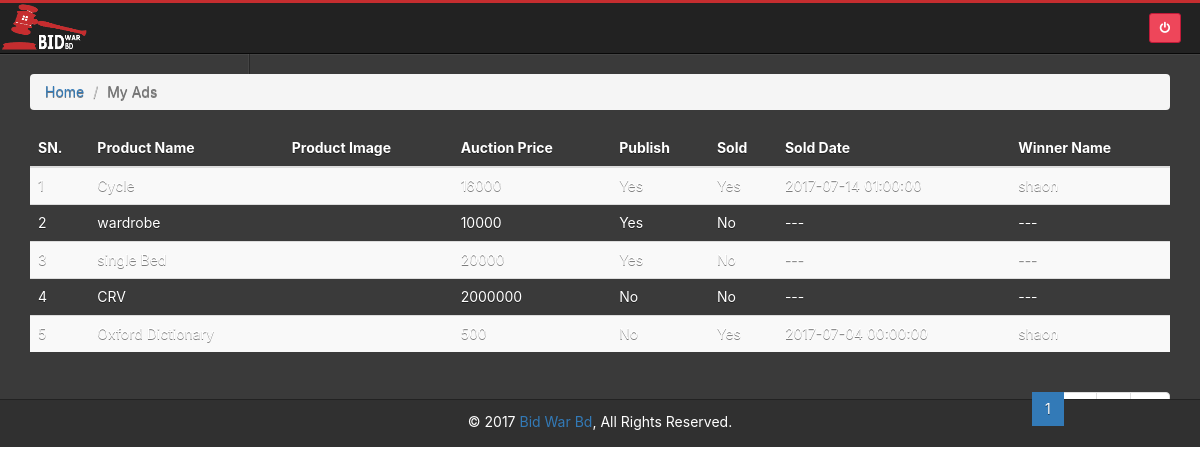
Page /my-ads.php (signed in) on the committed database.
### tables this page shows
CREATE TABLE IF NOT EXISTS `product` (
`id` int(11) NOT NULL,
  `category_id` int(11) NOT NULL,
  `user_id` int(11) NOT NULL,
  `product_name` varchar(30) NOT NULL,
  `product_description` varchar(200) NOT NULL,
  `product_launch_date` datetime DEFAULT NULL,
  `product_end_date` datetime NOT NULL,
  `product_image` varchar(500) NOT NULL,
  `product_price` int(30) NOT NULL,
  `sold_date` date NOT NULL,
  `bid_winner_user_id` int(11) NOT NULL,
  `approved` varchar(15) DEFAULT NULL
);

CREATE TABLE IF NOT EXISTS `users` (
`id` int(11) NOT NULL,
  `name` varchar(50) NOT NULL,
  `email` varchar(30) NOT NULL,
  `password` varchar(50) NOT NULL,
  `mobile` varchar(20) NOT NULL,
  `district` varchar(50) NOT NULL,
  `address` varchar(50) NOT NULL,
  `city` varchar(30) NOT NULL,
  `zipcode` varchar(30) NOT NULL,
  `image` varchar(500) NOT NULL,
  `amount` int(30) NOT NULL,
  `ban` varchar(20) DEFAULT NULL,
  `approved` varchar(15) DEFAULT NULL,
  `transaction_id` varchar(500) NOT NULL,
  `user_cash` int(11) NOT NULL,
  `trans_approved` varchar(11) DEFAULT NULL
);

### BidWarBd/Item.php (called while the page is built, shortened)
<?php
class Item
{
    public $user_id;
    public $conn;
    public function __construct()
    {
        $this->conn = mysqli_connect("localhost", "root", '', "bidwarbd");
    }
    public function prepare($data = array())
    {
        if (array_key_exists('user_id', $data)) {
            $this->user_id = $data['user_id'];
        };
    }
    public function countForLoadUserAds()
    {
        $query = "SELECT COUNT(*) AS totalItem FROM `product` where user_id = " . $this->user_id;
        $result = mysqli_query($this->conn, $query);
        $row = mysqli_fetch_assoc($result);
        return $row['totalItem'];
    }
    public function paginateforUserAllAds($pageStartFrom = 0, $Limit = 5)
    {
        $userAllAd = array();
        $query = "SELECT product.id as 'productId1', product_name, product_image, product_price
 , product.approved FROM `users` INNER JOIN product on users.id = product.user_id WHERE users.id =
        '" . $this->user_id . "' LIMIT " . $pageStartFrom . "," . $Limit;
        $result = mysqli_query($this->conn, $query);
        while ($row = mysqli_fetch_assoc($result)) {
            $userAllAd[] = $row;
        }
        return $userAllAd;
    }
    public function getMyAdsData() {
        $userAllAd = array();
        $query = "SELECT u1.name as 'sales_person', u1.mobile, p.id as 'product_id',
   p.product_name, p.product_image, p.product_price, p.product_description,
   p.product_launch_date,p.product_end_date, pb.id as 'bid_id', u2.name as
  'bidder_name', pb.bid_amount as winning_price, pb.bid_time FROM `product_bid`
   as pb JOIN Product as p ON (pb.product_id = p.id) JOIN users u1 on (p.user_id = " . $this->user_id . ")
   JOIN users u2 on (pb.user_id = u2.id) WHERE pb.bid_amount in (select max(bid_amount)
  from product_bid group by product_id) And p.product_end_date < now() group by pb.product_id";
        $result = mysqli_query($this->conn, $query);
        while ($row = mysqli_fetch_assoc($result)) {
            $userAllAd[] = $row;
        }
        return $userAllAd;
    }
}

### my-ads.php (the view, shortened to what this page needs)
<?php
include_once 'inc/header.php';
?>
<?php
$items = new Item();
$user_id['user_id'] = $_SESSION['id'];
$items->prepare($user_id);
$itemPerPage = $_SESSION['itemPerPage'];
$totalItem = $items->countForLoadUserAds();
$totalPage = ceil($totalItem / $itemPerPage);
$pagination = "";
if (array_key_exists('pageNumber', $_GET)) {
    $pageNumber = $_GET['pageNumber'];
} else {
    $pageNumber = 1;
}
if ($totalPage > 1) {
    for ($i = 1; $i <= $totalPage; $i++) {
        $class = ($pageNumber == $i) ? "active" : "";
        $pagination .= "<li class='$class'><a href=my-ads.php?pageNumber=$i' >$i</a></li>";
    }
}
$pageStartFrom = $itemPerPage * ($pageNumber - 1);
$allUserItems = $items->paginateforUserAllAds($pageStartFrom, $itemPerPage);
$allUserItems2 = $items->getMyAdsData();
$sl = 1;
$found = 0;
?>
<section class="container-fluid">
    <div class="container">
        <div class="row">
            <div class="col-lg-12 col-md-12 col-sm-12 col-xs-12">
                <ol class="breadcrumb breadcrumb-arrow">
                    <li><a href="index.html">Home</a></li>
                    <li class="active"><span>My Ads</span></li>
                </ol>
            </div>
        </div>
        <div class="row">
            <div class="col-md-12">
                <div class="table-responsive">
                    <table id="mytable" class="table table-bordred table-striped">
                        <thead>
                        <th>SN.</th>
                        <th>Product Name</th>
                        <th>Product Image</th>
                        <th>Auction Price</th>
                        <th>Publish</th>
                        <th>Sold</th>
                        <th>Sold Date</th>
                        <th>Winner Name</th>
                        </thead>
                        <tbody>
                        <?php foreach ($allUserItems as $item) {
                            ?>
                            <tr>
                                <td><?php echo $sl++ ?></td>
                                <td><?php echo $item['product_name'] ?></td>
                                <td><img src="assets/images/uploaded_items/<?php echo $item['product_image']; ?>" alt=""
                                         style="max-width:100px;max-height: 100px;"/></td>
                                <td><?php echo $item['product_price'] ?></td>
                                <?php
                                if (is_null($item['approved'])) { ?>
                                    <td>No</td>
                                <?php } else { ?>
                                    <td>Yes</td>
                                <?php } ?>
                                <?php
                                foreach ($allUserItems2 as $item2) {
                                    if ($item['productId1'] == $item2['product_id']) { ?>
                                        <?php $found = 1;
                                        $soldDate = $item2['product_end_date'];
                                        $winnerName = $item2['bidder_name'];
                                        break;
                                    } else {
                                        $found = 0; ?>
                                    <?php }
                                } ?>
                                <?php if ($found == 1) { ?>
                                    <td>Yes</td>
                                    <td><?=$soldDate?></td>
                                    <td><?=$winnerName?></td>
                                <?php } else { ?>
                                    <td>No</td>
                                    <td>---</td>
                                    <td>---</td> <?php } ?>
                            </tr>
                            <?php
                        } ?>
                        </tbody>
                    </table>
                    <ul class="pagination pull-right">
                        <?php echo $pagination ?>
                    </ul>
                </div>
            </div>
        </div>
    </div>
</section>
<?php include_once 'inc/footer.php'; ?>

### admin/inc/header.php (shortened to what this page needs)
<!DOCTYPE html>
<html>
<head>
    <link href="assets/css/bootstrap.min.css" rel="stylesheet" type="text/css"/>
    <link href="assets/css/dataTables.bootstrap.min.css" rel="stylesheet" type="text/css"/>
    <link href="assets/css/responsive.bootstrap.min.css" rel="stylesheet" type="text/css"/>
    <link href="assets/css/font-awesome.min.css" rel="stylesheet" type="text/css"/>
    <link href="assets/css/bootstrap-datetimepicker.min.css" rel="stylesheet" type="text/css"/>
    <link href="assets/css/main.css" rel="stylesheet" type="text/css"/>
</head>
<body>
<div class="bg-dark dk" id="wrap">
    <div id="top">
        <nav class="navbar navbar-inverse navbar-static-top">
            <div class="container-fluid">
                <header class="navbar-header">
                    <a href="index.html" class="navbar-brand"><img src="assets/img/bidwarbd.png"
                                                                   alt="bidwarbd Logo"></a>
                </header>
                <div class="topnav">
                    <div class="btn-group">
                        <a href="login.php" data-toggle="tooltip" data-original-title="Logout" data-placement="bottom"
                           class="btn btn-metis-1 btn-sm">
                            <i class="fa fa-power-off"></i>
                        </a>
                    </div>
                </div>
            </div>
        </nav>
        <header class="head">
            <div class="search-bar">
            </div>

### admin/inc/footer.php (shortened to what this page needs)
</div>
<footer class="Footer bg-dark dker">
    <p>&copy; 2017 <a href="index.html" target="_blank" href="#" title="Bid War Bd">Bid War Bd</a>, All Rights Reserved.
    </p>
</footer>
</body>
</html>

### admin/assets/css/main.css (style rules this page uses)
body { font-family: -apple-system, system-ui, BlinkMacSystemFont, "Segoe UI", Roboto, "Helvetica Neue", Arial, sans-serif; }
html { position: relative; min-height: 100%; }
body { margin-bottom: 48px; }
.Footer, #footer { position: absolute; bottom: 0; width: 100%; height: 48px; }
#wrap:before, #top:before, .head:before, .Footer:before, #wrap:after, #top:after, .head:after, .Footer:after { content: " "; display: table; }
#wrap:after, #top:after, .head:after, .Footer:after { clear: both; }
.Wrap, #wrap { margin: 0 auto; position: relative; }
#top .navbar { margin-bottom: 0; border-top: 3px solid #C52D2F; }
#top .navbar-brand { padding: 0; width:88px; height:48px; }
#top .navbar-brand img { width:100%; height:100%; }
#top .topnav { margin: 10px 0; text-align: right; }
@media (min-width: 768px) { #top .topnav { float: right; } }
.head { border-bottom: 1px solid rgba(0, 0, 0, 0.3); box-shadow: 0px 1px 0px rgba(255, 255, 255, 0.05) inset; text-shadow: 0px 1px 0px rgba(0, 0, 0, 0.5); }
.head .search-bar { margin: 0 auto; padding: 10px 15px; border-bottom: 1px solid rgba(0, 0, 0, 0.3); box-shadow: 0 1px 0 rgba(255, 255, 255, 0.05); }
@media (min-width: 768px) { .head .search-bar { border-bottom-width: 0; border-right: 1px solid rgba(0, 0, 0, 0.3); box-shadow: -1px 0px 0px rgba(255, 255, 255, 0.05) inset; } }
@media (min-width: 768px) { .search-bar { float: left; padding: 10px 4px; } }
@media (min-width: 992px) { .search-bar { width: 250px; padding: 10px 15px; } }
.Footer, #footer { margin: 0 auto; color: #f4f4f4; border-top: 1px solid #222; }
.Footer p, #footer p { padding: 1.2rem 0; margin: 0; text-align: center; }
.btn-metis-1 { color: #fff; background-color: #ee465a; border-color: #c11a39; }
.bg-dark { background-color: #444; color: #fff !important; }
.bg-dark.dker, .bg-dark > .dker { background-color: #303030 !important; }
.bg-dark.dk, .bg-dark > .dk { background-color: #3a3a3a !important; }

### rows in the picture
product: product_name "Cycle", product_price "16000", approved "Yes", product_end_date "2017-07-14 01:00:00"
users: name "shaon"
product: product_name "wardrobe", product_price "10000", approved "Yes", shows "No"
product: product_name "single Bed", product_price "20000", approved "Yes", shows "No"
product: product_name "CRV", product_price "2000000", shows "No"
product: product_name "Oxford Dictionary", product_price "500", shows "No", product_end_date "2017-07-04 00:00:00"
